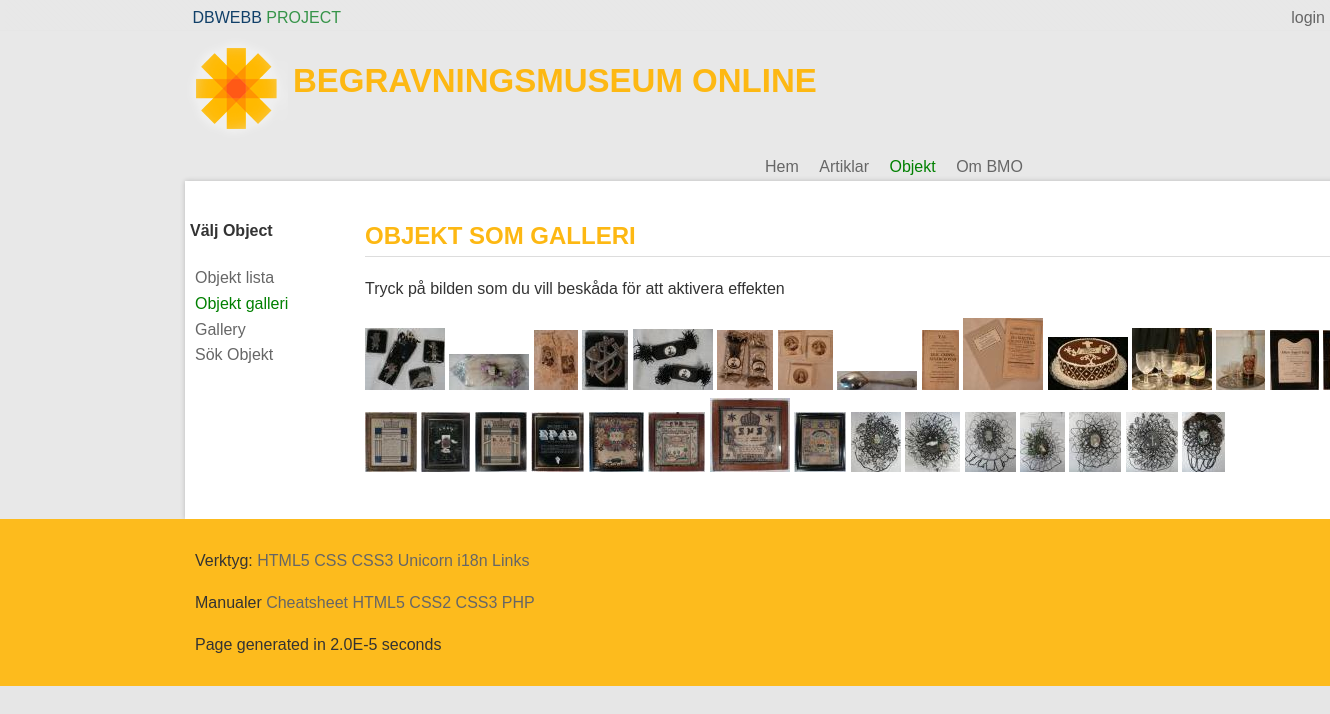
Page /object.php?p=showAllObject on the committed database.
### tables this page shows
CREATE TABLE Object
		(
			id INTEGER PRIMARY KEY  NOT NULL  UNIQUE, 
			title TEXT, 
			category TEXT, 
			text TEXT,
			image TEXT,
			owner TEXT
		, "articleLink" TEXT);

### incl/object/showAllObjects.php (the view)
<?php
$db= new PDO("sqlite:$dbPath");
$db->setAttribute(PDO::ATTR_ERRMODE, PDO::ERRMODE_WARNING);
$stmt = $db->prepare('SELECT * FROM Object;');
$stmt->execute();
$res = $stmt->fetchAll(PDO::FETCH_ASSOC);
?>
<h2>Objekt som galleri</h2>
<p>Tryck på bilden som du vill beskåda för att aktivera effekten</p>
	<?php foreach($res as $images):?>
					<?php
						$newPathImage['image'] = $images['image'];
						$resizeImage ="bmo/80";
						$newPathImage['image'] = str_replace("bmo", $resizeImage, $images['image']);
					?>
					<a href="<?php echo $images['image']?>"><img src="<?php echo $newPathImage['image']; ?>" alt="<?php echo $images['id']?>"></a>
	<?php endforeach;?>

### style/FiddeStyle.css (style rules this page uses)
* { font-family:proxima-nova-soft,sans-serif; font-size:16px; color:#333; line-height:1.6em }
html,body { margin:0; padding:0; }
html { background:#e6e6e6; overflow-y:scroll; }
body { background:#E8E8E8; }
h1,h2 { color:#FDB813; }
h2 { font-size:24px; border-bottom: 1px solid #ddd; text-transform: uppercase; }
img { border:0; }
a { color: #666; outline:0; }
a:link { text-decoration: none; }

### style/debug.css (style rules this page uses)
body { background: beige; }

### style/style.css (style rules this page uses)
html { background: #cc6666; }
body { margin: 8px auto; width: 934px; padding: 8px; background: #ffffcc; border: 1px dashed #660033; font-family: Georgia, serif; color: #333333; }

### rows in the picture
object: shows a picture
object: shows a picture
object: shows a picture
object: shows a picture
object: shows a picture
object: shows a picture
object: shows a picture
object: shows a picture
object: shows a picture
object: shows a picture
object: shows a picture
object: shows a picture
object: shows a picture
object: shows a picture
object: shows a picture
object: shows a picture
object: shows a picture
object: shows a picture
object: shows a picture
object: shows a picture
object: shows a picture
object: shows a picture
object: shows a picture
object: shows a picture
object: shows a picture
object: shows a picture
object: shows a picture
object: shows a picture
object: shows a picture
object: shows a picture

### other values in the picture
$key "login"
